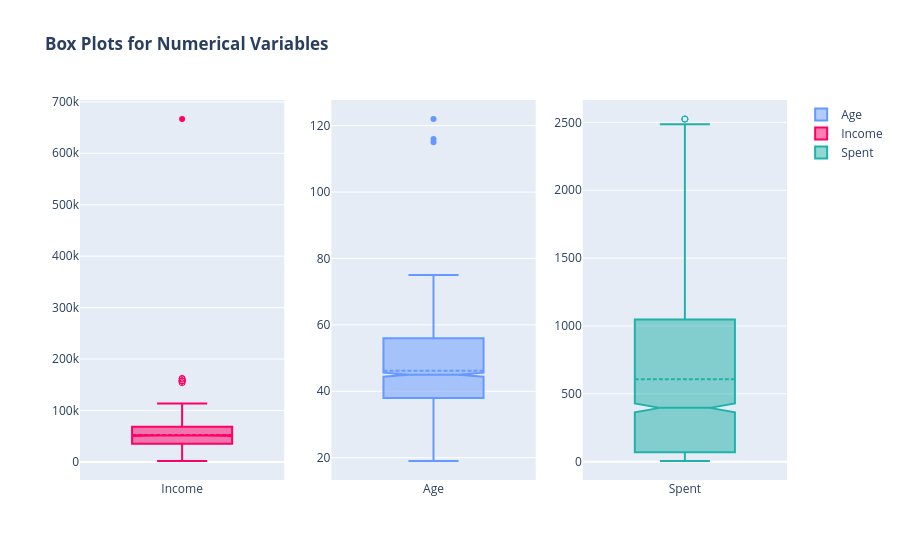

Here is the notebook cell this chart was saved with:
### Markdown cell above
Another way of visualising outliers is using boxplots and whiskers,
which provides the quantiles (box) and inter-quantile range (whiskers),
with the outliers sitting outside the error bars (whiskers).

All the dots in the plot below are outliers according to the quantiles + 1.5 IQR rule

### Code cell
fig = make_subplots(rows=1, cols=3)

fig.add_trace(go.Box(y=data['Age'], notched=True, name='Age', marker_color = '#6699ff', 
                     boxmean=True, boxpoints='suspectedoutliers'), 1, 2)

fig.add_trace(go.Box(y=data['Income'], notched=True, name='Income', marker_color = '#ff0066', 
                     boxmean=True, boxpoints='suspectedoutliers'), 1, 1)

fig.add_trace(go.Box(y=data['Spent'], notched=True, name='Spent', marker_color = 'lightseagreen', 
                     boxmean=True, boxpoints='suspectedoutliers'), 1, 3)

fig.update_layout(title_text='<b>Box Plots for Numerical Variables<b>')

fig.show()

### Figure 1 — Plotly figure (JSON) as saved in the notebook; plotly's stock layout.template omitted (floating-point values rounded to 4 significant figures; data arrays with more than 128 entries replaced by an {"elided": "..."} marker saying what was removed)
{"data": [{"boxmean": true, "boxpoints": "suspectedoutliers", "marker": {"color": "#6699ff"}, "name": "Age", "notched": true, "type": "box", "xaxis": "x2", "y": {"elided": "2216 int values"}, "yaxis": "y2"}, {"boxmean": true, "boxpoints": "suspectedoutliers", "marker": {"color": "#ff0066"}, "name": "Income", "notched": true, "type": "box", "xaxis": "x", "y": {"elided": "2216 int values"}, "yaxis": "y"}, {"boxmean": true, "boxpoints": "suspectedoutliers", "marker": {"color": "lightseagreen"}, "name": "Spent", "notched": true, "type": "box", "xaxis": "x3", "y": {"elided": "2216 int values"}, "yaxis": "y3"}], "layout": {"autosize": true, "title": {"text": "<b>Box Plots for Numerical Variables<b>"}, "xaxis": {"anchor": "y", "autorange": true, "domain": [0, 0.2889], "range": [-0.5, 0.5], "type": "category"}, "xaxis2": {"anchor": "y2", "autorange": true, "domain": [0.3556, 0.6444], "range": [-0.5, 0.5], "type": "category"}, "xaxis3": {"anchor": "y3", "autorange": true, "domain": [0.7111, 1], "range": [-0.5, 0.5], "type": "category"}, "yaxis": {"anchor": "x", "autorange": true, "domain": [0, 1], "range": [-35210.0, 703600.0], "type": "linear"}, "yaxis2": {"anchor": "x2", "autorange": true, "domain": [0, 1], "range": [13.28, 127.7], "type": "linear"}, "yaxis3": {"anchor": "x3", "autorange": true, "domain": [0, 1], "range": [-135, 2665], "type": "linear"}}}
